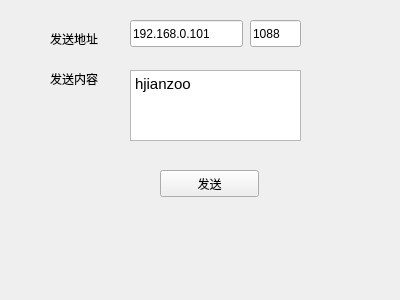
<?xml version="1.0" encoding="UTF-8"?>
<ui version="4.0">
 <class>Widget</class>
 <widget class="QWidget" name="Widget">
  <property name="geometry">
   <rect>
    <x>0</x>
    <y>0</y>
    <width>400</width>
    <height>300</height>
   </rect>
  </property>
  <property name="windowTitle">
   <string>Widget</string>
  </property>
  <widget class="QLabel" name="label">
   <property name="geometry">
    <rect>
     <x>50</x>
     <y>30</y>
     <width>67</width>
     <height>17</height>
    </rect>
   </property>
   <property name="text">
    <string>发送地址</string>
   </property>
  </widget>
  <widget class="QLineEdit" name="dstIPEditLine">
   <property name="geometry">
    <rect>
     <x>130</x>
     <y>20</y>
     <width>113</width>
     <height>27</height>
    </rect>
   </property>
   <property name="text">
    <string>192.168.0.101</string>
   </property>
  </widget>
  <widget class="QLineEdit" name="dstPortEditLine">
   <property name="geometry">
    <rect>
     <x>250</x>
     <y>20</y>
     <width>51</width>
     <height>27</height>
    </rect>
   </property>
   <property name="text">
    <string>1088</string>
   </property>
  </widget>
  <widget class="QTextEdit" name="sendTextEdit">
   <property name="geometry">
    <rect>
     <x>130</x>
     <y>70</y>
     <width>171</width>
     <height>71</height>
    </rect>
   </property>
   <property name="html">
    <string>&lt;!DOCTYPE HTML PUBLIC &quot;-//W3C//DTD HTML 4.0//EN&quot; &quot;http://www.w3.org/TR/REC-html40/strict.dtd&quot;&gt;
&lt;html&gt;&lt;head&gt;&lt;meta name=&quot;qrichtext&quot; content=&quot;1&quot; /&gt;&lt;style type=&quot;text/css&quot;&gt;
p, li { white-space: pre-wrap; }
&lt;/style&gt;&lt;/head&gt;&lt;body style=&quot; font-family:'Ubuntu'; font-size:11pt; font-weight:400; font-style:normal;&quot;&gt;
&lt;p style=&quot; margin-top:0px; margin-bottom:0px; margin-left:0px; margin-right:0px; -qt-block-indent:0; text-indent:0px;&quot;&gt;hjianzoo&lt;/p&gt;&lt;/body&gt;&lt;/html&gt;</string>
   </property>
  </widget>
  <widget class="QLabel" name="label_2">
   <property name="geometry">
    <rect>
     <x>50</x>
     <y>70</y>
     <width>67</width>
     <height>17</height>
    </rect>
   </property>
   <property name="text">
    <string>发送内容</string>
   </property>
  </widget>
  <widget class="QPushButton" name="sendButton">
   <property name="geometry">
    <rect>
     <x>160</x>
     <y>170</y>
     <width>99</width>
     <height>27</height>
    </rect>
   </property>
   <property name="text">
    <string>发送</string>
   </property>
  </widget>
 </widget>
 <layoutdefault spacing="6" margin="11"/>
 <resources/>
 <connections/>
</ui>
